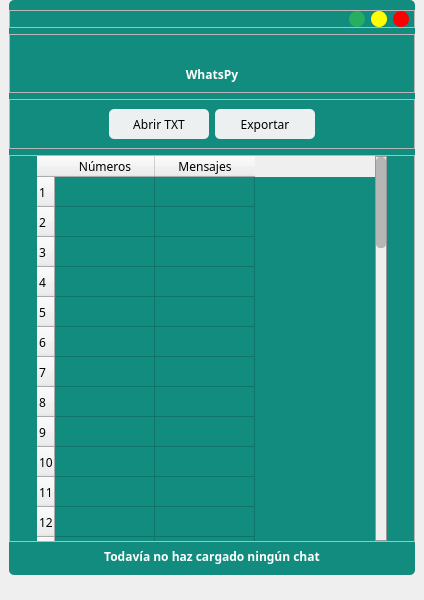
<?xml version="1.0" encoding="UTF-8"?>
<ui version="4.0">
 <class>Ventana</class>
 <widget class="QWidget" name="Ventana">
  <property name="geometry">
   <rect>
    <x>0</x>
    <y>0</y>
    <width>424</width>
    <height>600</height>
   </rect>
  </property>
  <property name="windowTitle">
   <string>Form</string>
  </property>
  <property name="styleSheet">
   <string notr="true">*{
	font-family: century gothic;
}

QLabel{
	color: white;
}

QScrollBar:vertical {
            border: 1px solid #999999;
            width:12px;    
            margin: 0px 0px 0px 0px;
        }
        QScrollBar::handle:vertical {         
       
            min-height: 0px;
          	border: 0px solid red;
			border-radius: 4px;
			background-color: rgb(182, 182, 182);
        }
        QScrollBar::add-line:vertical {       
            height: 0px;
            subcontrol-position: bottom;
            subcontrol-origin: margin;
        }
        QScrollBar::sub-line:vertical {
            height: 0 px;
            subcontrol-position: top;
            subcontrol-origin: margin;
        }</string>
  </property>
  <layout class="QGridLayout" name="gridLayout">
   <property name="leftMargin">
    <number>0</number>
   </property>
   <property name="topMargin">
    <number>0</number>
   </property>
   <property name="rightMargin">
    <number>0</number>
   </property>
   <property name="bottomMargin">
    <number>0</number>
   </property>
   <item row="0" column="0">
    <widget class="QFrame" name="VentanaFrame">
     <property name="styleSheet">
      <string notr="true">QFrame#VentanaFrame{
	background-color: qlineargradient(spread:pad, x1:0.953, y1:1, x2:1, y2:0, stop:0 	#075E54, stop:1 #128C7E);
	border-radius: 5px;
}</string>
     </property>
     <property name="frameShape">
      <enum>QFrame::StyledPanel</enum>
     </property>
     <property name="frameShadow">
      <enum>QFrame::Raised</enum>
     </property>
     <layout class="QGridLayout" name="gridLayout_2">
      <property name="topMargin">
       <number>0</number>
      </property>
      <item row="0" column="0">
       <widget class="QFrame" name="Contenedor">
        <property name="styleSheet">
         <string notr="true">QFrame#Contenedor{
	background-color: #128C7E;
	border-radius: 5px;
}</string>
        </property>
        <property name="frameShape">
         <enum>QFrame::StyledPanel</enum>
        </property>
        <property name="frameShadow">
         <enum>QFrame::Raised</enum>
        </property>
        <layout class="QGridLayout" name="gridLayout_5">
         <property name="leftMargin">
          <number>0</number>
         </property>
         <property name="topMargin">
          <number>10</number>
         </property>
         <property name="rightMargin">
          <number>0</number>
         </property>
         <property name="bottomMargin">
          <number>10</number>
         </property>
         <item row="2" column="0">
          <widget class="QFrame" name="frameAcciones">
           <property name="sizePolicy">
            <sizepolicy hsizetype="Preferred" vsizetype="Maximum">
             <horstretch>0</horstretch>
             <verstretch>0</verstretch>
            </sizepolicy>
           </property>
           <property name="styleSheet">
            <string notr="true"/>
           </property>
           <property name="frameShape">
            <enum>QFrame::StyledPanel</enum>
           </property>
           <property name="frameShadow">
            <enum>QFrame::Raised</enum>
           </property>
           <layout class="QGridLayout" name="gridLayout_4">
            <item row="0" column="2">
             <widget class="QPushButton" name="btnExportar">
              <property name="sizePolicy">
               <sizepolicy hsizetype="Fixed" vsizetype="Minimum">
                <horstretch>0</horstretch>
                <verstretch>0</verstretch>
               </sizepolicy>
              </property>
              <property name="minimumSize">
               <size>
                <width>100</width>
                <height>30</height>
               </size>
              </property>
              <property name="cursor">
               <cursorShape>PointingHandCursor</cursorShape>
              </property>
              <property name="styleSheet">
               <string notr="true">QPushButton#btnExportar{
background-color: #ecf0f1;
border-radius: 5px;
}

QPushButton#btnExportar:hover{
background-color: #bdc3c7;
border-radius: 5px;
}</string>
              </property>
              <property name="text">
               <string>Exportar</string>
              </property>
              <property name="icon">
               <iconset resource="../../PyQT5 CURSO/PyWhats/WhatsPy Script/source.qrc">
                <normaloff>:/logo/exportar.png</normaloff>:/logo/exportar.png</iconset>
              </property>
              <property name="iconSize">
               <size>
                <width>16</width>
                <height>16</height>
               </size>
              </property>
             </widget>
            </item>
            <item row="0" column="1">
             <widget class="QPushButton" name="btnAbrir">
              <property name="sizePolicy">
               <sizepolicy hsizetype="Fixed" vsizetype="Minimum">
                <horstretch>0</horstretch>
                <verstretch>0</verstretch>
               </sizepolicy>
              </property>
              <property name="minimumSize">
               <size>
                <width>100</width>
                <height>30</height>
               </size>
              </property>
              <property name="cursor">
               <cursorShape>PointingHandCursor</cursorShape>
              </property>
              <property name="styleSheet">
               <string notr="true">QPushButton#btnAbrir{
background-color: #ecf0f1;
border-radius: 5px;
}

QPushButton#btnAbrir:hover{
background-color: #bdc3c7;
}</string>
              </property>
              <property name="text">
               <string>Abrir TXT</string>
              </property>
              <property name="icon">
               <iconset resource="../../PyQT5 CURSO/PyWhats/WhatsPy Script/source.qrc">
                <normaloff>:/logo/anadir.png</normaloff>:/logo/anadir.png</iconset>
              </property>
              <property name="iconSize">
               <size>
                <width>16</width>
                <height>16</height>
               </size>
              </property>
             </widget>
            </item>
            <item row="0" column="0">
             <spacer name="horizontalSpacer_2">
              <property name="orientation">
               <enum>Qt::Horizontal</enum>
              </property>
              <property name="sizeHint" stdset="0">
               <size>
                <width>40</width>
                <height>20</height>
               </size>
              </property>
             </spacer>
            </item>
            <item row="0" column="3">
             <spacer name="horizontalSpacer_3">
              <property name="orientation">
               <enum>Qt::Horizontal</enum>
              </property>
              <property name="sizeHint" stdset="0">
               <size>
                <width>40</width>
                <height>20</height>
               </size>
              </property>
             </spacer>
            </item>
           </layout>
          </widget>
         </item>
         <item row="3" column="0">
          <widget class="QFrame" name="frameTabla">
           <property name="sizePolicy">
            <sizepolicy hsizetype="Expanding" vsizetype="Preferred">
             <horstretch>0</horstretch>
             <verstretch>0</verstretch>
            </sizepolicy>
           </property>
           <property name="styleSheet">
            <string notr="true"/>
           </property>
           <property name="frameShape">
            <enum>QFrame::StyledPanel</enum>
           </property>
           <property name="frameShadow">
            <enum>QFrame::Raised</enum>
           </property>
           <layout class="QHBoxLayout" name="horizontalLayout_2">
            <property name="leftMargin">
             <number>0</number>
            </property>
            <property name="topMargin">
             <number>0</number>
            </property>
            <property name="rightMargin">
             <number>0</number>
            </property>
            <property name="bottomMargin">
             <number>0</number>
            </property>
            <item>
             <spacer name="horizontalSpacer_4">
              <property name="orientation">
               <enum>Qt::Horizontal</enum>
              </property>
              <property name="sizeHint" stdset="0">
               <size>
                <width>40</width>
                <height>20</height>
               </size>
              </property>
             </spacer>
            </item>
            <item>
             <widget class="QTableWidget" name="tableWidget">
              <property name="sizePolicy">
               <sizepolicy hsizetype="Fixed" vsizetype="Minimum">
                <horstretch>0</horstretch>
                <verstretch>0</verstretch>
               </sizepolicy>
              </property>
              <property name="minimumSize">
               <size>
                <width>350</width>
                <height>0</height>
               </size>
              </property>
              <property name="styleSheet">
               <string notr="true">QTableWidget#tableWidget:item{
color:white;
font-weight: bold;
}

QTableWidget#tableWidget{
border-radius:4px;
background-color: #128C7E;
}</string>
              </property>
              <property name="rowCount">
               <number>50</number>
              </property>
              <row/>
              <row/>
              <row/>
              <row/>
              <row/>
              <row/>
              <row/>
              <row/>
              <row/>
              <row/>
              <row/>
              <row/>
              <row/>
              <row/>
              <row/>
              <row/>
              <row/>
              <row/>
              <row/>
              <row/>
              <row/>
              <row/>
              <row/>
              <row/>
              <row/>
              <row/>
              <row/>
              <row/>
              <row/>
              <row/>
              <row/>
              <row/>
              <row/>
              <row/>
              <row/>
              <row/>
              <row/>
              <row/>
              <row/>
              <row/>
              <row/>
              <row/>
              <row/>
              <row/>
              <row/>
              <row/>
              <row/>
              <row/>
              <row/>
              <row/>
              <column>
               <property name="text">
                <string>Números</string>
               </property>
              </column>
              <column>
               <property name="text">
                <string>Mensajes</string>
               </property>
              </column>
              <item row="0" column="0">
               <property name="text">
                <string/>
               </property>
              </item>
             </widget>
            </item>
            <item>
             <spacer name="horizontalSpacer_5">
              <property name="orientation">
               <enum>Qt::Horizontal</enum>
              </property>
              <property name="sizeHint" stdset="0">
               <size>
                <width>40</width>
                <height>20</height>
               </size>
              </property>
             </spacer>
            </item>
           </layout>
          </widget>
         </item>
         <item row="0" column="0">
          <widget class="QFrame" name="header">
           <property name="sizePolicy">
            <sizepolicy hsizetype="Preferred" vsizetype="Maximum">
             <horstretch>0</horstretch>
             <verstretch>0</verstretch>
            </sizepolicy>
           </property>
           <property name="styleSheet">
            <string notr="true"/>
           </property>
           <property name="frameShape">
            <enum>QFrame::StyledPanel</enum>
           </property>
           <property name="frameShadow">
            <enum>QFrame::Raised</enum>
           </property>
           <layout class="QHBoxLayout" name="horizontalLayout">
            <property name="leftMargin">
             <number>0</number>
            </property>
            <property name="topMargin">
             <number>0</number>
            </property>
            <property name="rightMargin">
             <number>5</number>
            </property>
            <property name="bottomMargin">
             <number>0</number>
            </property>
            <item>
             <spacer name="horizontalSpacer">
              <property name="orientation">
               <enum>Qt::Horizontal</enum>
              </property>
              <property name="sizeHint" stdset="0">
               <size>
                <width>0</width>
                <height>0</height>
               </size>
              </property>
             </spacer>
            </item>
            <item>
             <widget class="QPushButton" name="btnVerde">
              <property name="maximumSize">
               <size>
                <width>16</width>
                <height>16</height>
               </size>
              </property>
              <property name="cursor">
               <cursorShape>PointingHandCursor</cursorShape>
              </property>
              <property name="styleSheet">
               <string notr="true">QPushButton#btnVerde{
	background-color: #27ae60;
	border-radius: 8px;
}

QPushButton#btnVerde:hover{
	background-color: #10ac84;
	border-radius: 8px;
}</string>
              </property>
              <property name="text">
               <string/>
              </property>
             </widget>
            </item>
            <item>
             <widget class="QPushButton" name="btnAmarillo">
              <property name="maximumSize">
               <size>
                <width>16</width>
                <height>16</height>
               </size>
              </property>
              <property name="cursor">
               <cursorShape>PointingHandCursor</cursorShape>
              </property>
              <property name="styleSheet">
               <string notr="true">QPushButton#btnAmarillo{
background-color: yellow;
border-radius: 8px;
}

QPushButton#btnAmarillo:hover{
background-color: #f1c40f;
border-radius: 8px;
}
</string>
              </property>
              <property name="text">
               <string/>
              </property>
             </widget>
            </item>
            <item>
             <widget class="QPushButton" name="btnRojo">
              <property name="maximumSize">
               <size>
                <width>16</width>
                <height>16</height>
               </size>
              </property>
              <property name="cursor">
               <cursorShape>PointingHandCursor</cursorShape>
              </property>
              <property name="styleSheet">
               <string notr="true">QPushButton#btnRojo{
background-color: red;
border-radius: 8px;
}

QPushButton#btnRojo:hover{
background-color: #e74c3c;
border-radius: 8px;
}</string>
              </property>
              <property name="text">
               <string/>
              </property>
             </widget>
            </item>
           </layout>
          </widget>
         </item>
         <item row="1" column="0">
          <widget class="QFrame" name="frameLogo">
           <property name="sizePolicy">
            <sizepolicy hsizetype="Preferred" vsizetype="Maximum">
             <horstretch>0</horstretch>
             <verstretch>0</verstretch>
            </sizepolicy>
           </property>
           <property name="styleSheet">
            <string notr="true"/>
           </property>
           <property name="frameShape">
            <enum>QFrame::StyledPanel</enum>
           </property>
           <property name="frameShadow">
            <enum>QFrame::Raised</enum>
           </property>
           <layout class="QGridLayout" name="gridLayout_3">
            <item row="1" column="0">
             <widget class="QLabel" name="lblWhatsPy">
              <property name="font">
               <font>
                <family>century gothic</family>
                <weight>75</weight>
                <bold>true</bold>
               </font>
              </property>
              <property name="text">
               <string>WhatsPy</string>
              </property>
              <property name="alignment">
               <set>Qt::AlignCenter</set>
              </property>
             </widget>
            </item>
            <item row="0" column="0">
             <widget class="QLabel" name="icon">
              <property name="maximumSize">
               <size>
                <width>70</width>
                <height>70</height>
               </size>
              </property>
              <property name="text">
               <string/>
              </property>
              <property name="pixmap">
               <pixmap resource="../../PyQT5 CURSO/PyWhats/WhatsPy Script/source.qrc">:/logo/logo.png</pixmap>
              </property>
              <property name="scaledContents">
               <bool>true</bool>
              </property>
             </widget>
            </item>
           </layout>
          </widget>
         </item>
         <item row="4" column="0">
          <widget class="QLabel" name="label">
           <property name="sizePolicy">
            <sizepolicy hsizetype="Preferred" vsizetype="Maximum">
             <horstretch>0</horstretch>
             <verstretch>0</verstretch>
            </sizepolicy>
           </property>
           <property name="font">
            <font>
             <family>century gothic</family>
             <weight>75</weight>
             <bold>true</bold>
            </font>
           </property>
           <property name="text">
            <string>Todavía no haz cargado ningún chat</string>
           </property>
           <property name="alignment">
            <set>Qt::AlignCenter</set>
           </property>
          </widget>
         </item>
        </layout>
       </widget>
      </item>
      <item row="1" column="0">
       <widget class="QLabel" name="lblGrip">
        <property name="sizePolicy">
         <sizepolicy hsizetype="Preferred" vsizetype="Maximum">
          <horstretch>0</horstretch>
          <verstretch>0</verstretch>
         </sizepolicy>
        </property>
        <property name="maximumSize">
         <size>
          <width>10</width>
          <height>10</height>
         </size>
        </property>
        <property name="cursor">
         <cursorShape>BusyCursor</cursorShape>
        </property>
        <property name="layoutDirection">
         <enum>Qt::RightToLeft</enum>
        </property>
        <property name="styleSheet">
         <string notr="true">QLabel#lblGrip:hover{
	background: rgb(18, 140, 126);
	border-radius: 5px;
}

QLabel#lblGrip{
	background-color: qlineargradient(spread:pad, x1:0.953, y1:1, x2:1, y2:0, stop:0 	#075E54, stop:1 #128C7E);
	border-radius: 5px;
}</string>
        </property>
        <property name="text">
         <string/>
        </property>
       </widget>
      </item>
     </layout>
    </widget>
   </item>
  </layout>
 </widget>
 <resources>
  <include location="../../PyQT5 CURSO/PyWhats/WhatsPy Script/source.qrc"/>
 </resources>
 <connections/>
</ui>
